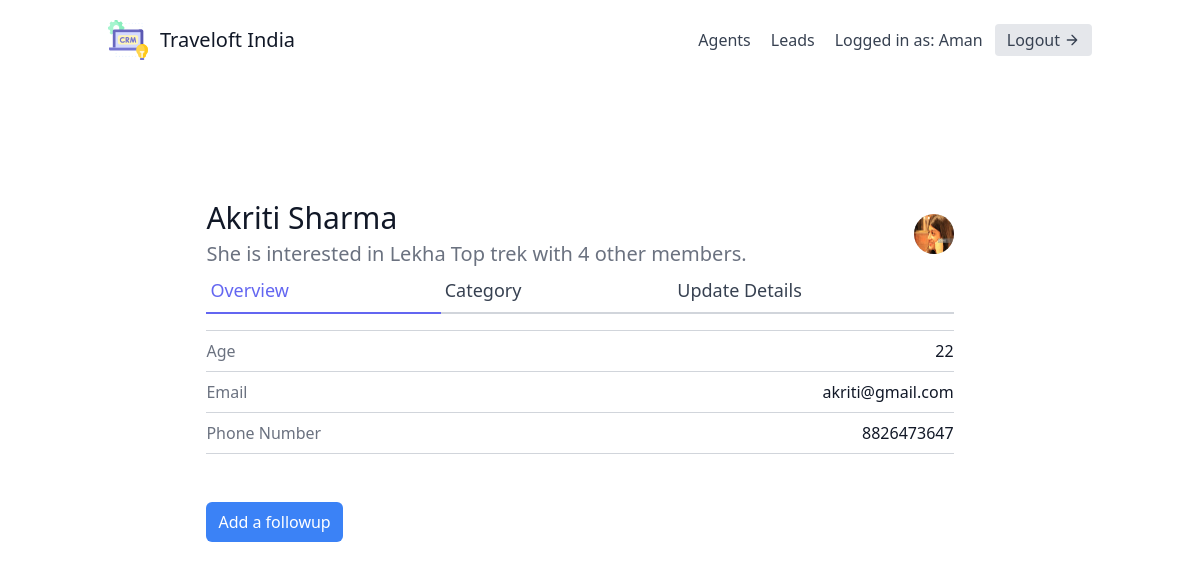
Screenshot of /leads/4/ (signed in) with the database file from the repository.
### leads/models.py (models this page shows, shortened)
class User(AbstractUser):
    is_organisor = models.BooleanField(default=True)
    is_agent = models.BooleanField(default=False)

class Lead(models.Model):
    first_name = models.CharField(max_length=20)
    last_name = models.CharField(max_length=20)
    age = models.IntegerField(default=0)
    organisation = models.ForeignKey(UserProfile, on_delete=models.CASCADE)
    agent = models.ForeignKey("Agent", null=True, blank=True, on_delete=models.SET_NULL)
    category = models.ForeignKey("Category", related_name="leads", null=True, blank=True, on_delete=models.SET_NULL)
    description = models.TextField()
    date_added = models.DateTimeField(auto_now_add=True)
    phone_number = models.CharField(max_length=20)
    email = models.EmailField()
    profile_picture = models.ImageField(null=True, blank=True, upload_to="profile_pictures/")
    converted_date = models.DateTimeField(null=True, blank=True)
    objects = LeadManager()

### leads/views.py (the view)
# urls.py: path('<int:pk>/', LeadDetailView.as_view(), name='lead-detail'),
class LeadDetailView(LoginRequiredMixin, generic.DetailView):
    template_name = "leads/lead_detail.html"
    context_object_name = "lead"
    def get_queryset(self):
        user = self.request.user
        if user.is_organisor:
            queryset = Lead.objects.filter(organisation=user.userprofile)
        else:
            queryset = Lead.objects.filter(organisation=user.agent.organisation)
            queryset = queryset.filter(agent__user=user)
        return queryset

### leads/models.py (called while the page is built)
    def get_queryset(self):
        return super().get_queryset()

### leads/templates/leads/lead_detail.html (shortened to what this page needs)
{% extends "base.html" %}
{% block content %}
<section class="text-gray-700 body-font overflow-hidden">
    <div class="container px-5 py-24 mx-auto">
        <div class="lg:w-4/5 mx-auto flex flex-wrap">
            <div class="w-full lg:pr-10 lg:py-6 mb-6 lg:mb-0">
                <div class="w-full flex items-center justify-between space-x-6">
                    <div class="flex-1 truncate">
                        <div class="flex items-center space-x-3">
                            <h3 class="text-3xl text-gray-900 font-medium truncate">{{ lead.first_name }} {{ lead.last_name }}</h3>
                        </div>
                        <p class="mt-1 text-xl text-gray-500 truncate">{{ lead.description }}</p>
                    </div>
                    {% if lead.profile_picture %}
                    <img class="w-10 h-10 bg-gray-300 rounded-full flex-shrink-0" src="{{ lead.profile_picture.url }}" alt="">
                    {% endif %}
                </div>
                <div class="flex mb-4">
                    <a href="{% url 'leads:lead-detail' lead.pk %}" class="flex-grow text-indigo-500 border-b-2 border-indigo-500 py-2 text-lg px-1">
                        Overview
                    </a>
                    <a href="{% url 'leads:lead-category-update' lead.pk %}" class="flex-grow border-b-2 border-gray-300 py-2 text-lg px-1">
                        Category
                    </a>
                    <a href="{% url 'leads:lead-update' lead.pk %}" class="flex-grow border-b-2 border-gray-300 py-2 text-lg px-1">
                        Update Details
                    </a>
                </div>
                <div class="flex border-t border-gray-300 py-2">
                    <span class="text-gray-500">Age</span>
                    <span class="ml-auto text-gray-900">{{ lead.age }}</span>
                </div>
                <div class="flex border-t border-gray-300 py-2">
                    <span class="text-gray-500">Email</span>
                    <span class="ml-auto text-gray-900">{{ lead.email }}</span>
                </div>
                <div class="flex border-t border-b mb-6 border-gray-300 py-2">
                    <span class="text-gray-500">Phone Number</span>
                    <span class="ml-auto text-gray-900">{{ lead.phone_number }}</span>
                </div>
            </div>
        <a href="{% url 'leads:lead-followup-create' lead.pk %}" class="text-white bg-blue-500 hover:bg-blue-600 px-3 py-2 rounded-md">Add a followup</a>
        </div>
    </div>
  </section>
{% endblock content %}

### templates/navbar.html (shortened to what this page needs)
<header class="text-gray-700 body-font">
    <div class="container mx-auto flex flex-wrap p-5 flex-col md:flex-row items-center">
      <a href="{% url 'dashboard' %}" class="flex title-font font-medium items-center text-gray-900 mb-4 md:mb-0">
        <span class="ml-3 text-xl">Traveloft India</span>
      </a>
      <nav class="md:ml-auto flex flex-wrap items-center text-base justify-center">
        {% if not request.user.is_authenticated %}
          <a href="{% url 'signup' %}" class="mr-5 hover:text-gray-900">Signup</a>
        {% else %}
          {% if request.user.is_organisor %}
          <a href="{% url 'agents:agent-list' %}" class="mr-5 hover:text-gray-900">Agents</a>
          {% endif %}
          <a href="{% url 'leads:lead-list' %}" class="mr-5 hover:text-gray-900">Leads</a>
        {% endif %}
      </nav>
      {% if request.user.is_authenticated %}
        Logged in as: {{ request.user.username }}
        <a href="{% url 'logout' %}" class="ml-3 inline-flex items-center bg-gray-200 border-0 py-1 px-3 focus:outline-none hover:bg-gray-300 rounded text-base mt-4 md:mt-0">
          Logout
            <svg fill="none" stroke="currentColor" stroke-linecap="round" stroke-linejoin="round" stroke-width="2" class="w-4 h-4 ml-1" viewBox="0 0 24 24">
                <path d="M5 12h14M12 5l7 7-7 7"></path>
            </svg>
        </a>
      {% endif %}
    </div>
</header>

### rows the page displays
User: user.username "Aman"
Lead: first_name "Akriti", last_name "Sharma", description "She is interested in Lekha Top trek with 4 other members.", profile_picture (picture), age "22", email "akriti@gmail.com", phone_number "8826473647"
